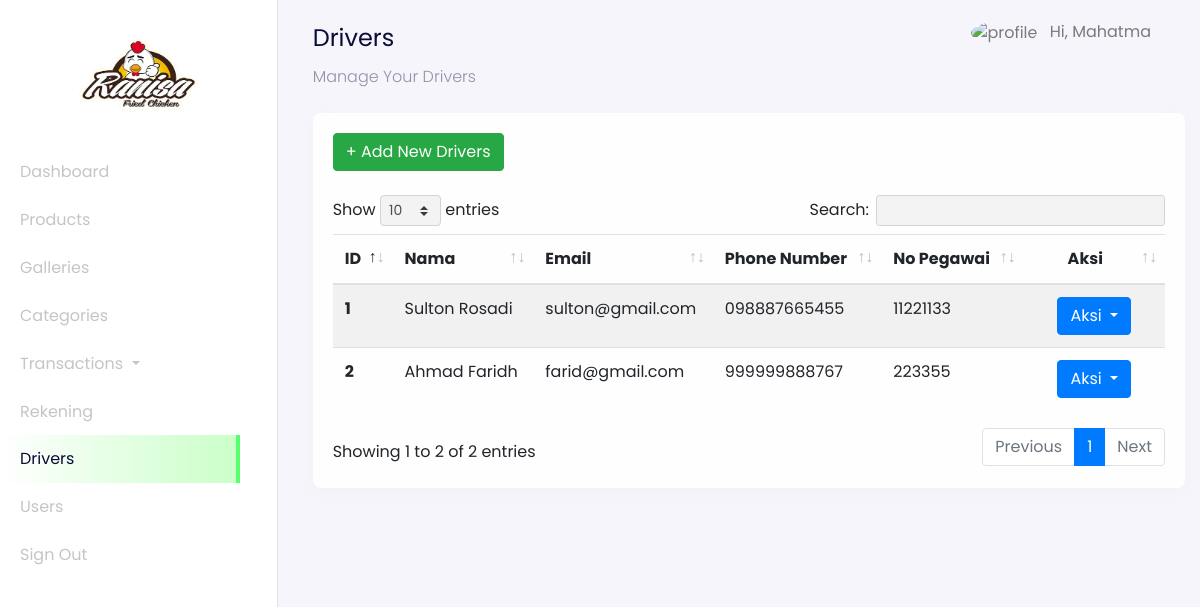
The page /admin?page=drivers (signed in) on the database its author committed.
### tables this page shows
CREATE TABLE `users` (
  `id_user` int(11) NOT NULL,
  `name` varchar(255) NOT NULL,
  `email` varchar(255) NOT NULL,
  `password` varchar(255) NOT NULL,
  `address` text DEFAULT NULL,
  `phone_number` varchar(255) NOT NULL,
  `postal_code` varchar(191) NOT NULL,
  `roles` varchar(255) NOT NULL
);

CREATE TABLE `drivers` (
  `id_driver` int(11) NOT NULL,
  `name_driver` varchar(255) NOT NULL,
  `email` varchar(255) NOT NULL,
  `password` varchar(255) NOT NULL,
  `phone_number` varchar(255) NOT NULL,
  `jurusan` varchar(255) NOT NULL,
  `no_pegawai` int(11) NOT NULL
);

### config/config.php (called while the page is built, shortened)
<?php
$host = 'localhost';
$user = 'root';
$password = '';
$dbname = 'daging_online';
$conn = mysqli_connect($host, $user, $password, $dbname);
function query($query)
{
    global $conn;
    $result = mysqli_query($conn, $query);
    $rows = [];
    while ($row = mysqli_fetch_assoc($result)) {
        $rows[] = $row;
    }
    return $rows;
}

### admin/drivers/dashboard-drivers.php (the view, shortened to what this page needs)
<nav
  class="navbar navbar-expand-lg navbar-light navbar-store fixed-top"
  data-aos="fade-down"
>
  <div class="container-fluid">
    <div class="collpase navbar-collapse" id="navbarResponsive">
      <ul class="navbar-nav d-none d-lg-flex ml-auto">
        <li class="nav-item dropdown">
          <a
            href="#"
            class="nav-link"
            id="navbarDropdown"
            role="button"
            data-toggle="dropdown"
          >
          <img
              src="../assets/images/person-circle.svg"
              alt="profile"
              height="40px"
              class="rounded-circle mr-2 profile-picture"
            />
            <?php
              $id_user = $_SESSION['user'];
              $user = query("SELECT * FROM users WHERE id_user = $id_user")[0];
            ?>
            Hi, <?= $user["name"]; ?>
          </a>
        </li>
      </ul>
    </div>
  </div>
</nav>
<div class="section-content section-dashboard-home" data-aos="fade-up">
  <div class="container-fluid">
    <div class="dashboard-heading">
      <h2 class="dashboard-title">Drivers</h2>
      <p class="dashboard-subtitle">Manage Your Drivers</p>
    </div>
    <div class="dashboard-content">
      <div class="row mt-4">
        <div class="col-12">
          <div class="card">
            <div class="card-body">
              <div class="row mb-4">
                <div class="col-12">
                <a href="?page=drivers-create" class="btn btn-success">
                  + Add New Drivers
                </a>
                </div>
              </div>
              <div class="row">
                <div class="col-12">
                  <div class="table-responsive">
                    <table class="table table-striped table-hover" id="table">
                      <thead>
                        <tr>
                          <th scope="col">ID</th>
                          <th scope="col">Nama</th>
                          <th scope="col">Email</th>
                          <th scope="col">Phone Number</th>
                          <th scope="col">No Pegawai</th>
                          <th scope="col" class="text-center">Aksi</th>
                        </tr>
                      </thead>
                      <tbody>
                        <?php
                          $no = 1;
                          $query = "SELECT * FROM drivers";
                          $drivers = query($query);
                        ?>
                        <?php foreach ($drivers as $driver) : ?>
                          <tr>
                            <th scope="row"><?= $no; ?></th>
                            <td><?= $driver["name_driver"]; ?></td>
                            <td><?= $driver["email"]; ?></td>
                            <td><?= $driver["phone_number"]; ?></td>
                            <td><?= $driver["no_pegawai"]; ?></td>
                            <td style="width: 17%; text-align: center;">
                              <div class="dropdown">
                                <button class="btn btn-primary dropdown-toggle" type="button" id="dropdownMenuButton" data-toggle="dropdown" aria-haspopup="true" aria-expanded="false">
                                  Aksi
                                </button>
                              </div>
                            </td>
                          </tr>
                          <?php $no++ ?>
                        <?php endforeach;?>
                      </tbody>
                    </table>
                  </div>
                </div>
              </div>
            </div>
          </div>
        </div>
      </div>
    </div>
  </div>
</div>

### rows shown on the page
users: name "Mahatma"
drivers: name_driver "Sulton Rosadi", email "sulton@gmail.com", phone_number "098887665455", no_pegawai "11221133"
drivers: name_driver "Ahmad Faridh", email "farid@gmail.com", phone_number "999999888767", no_pegawai "223355"
